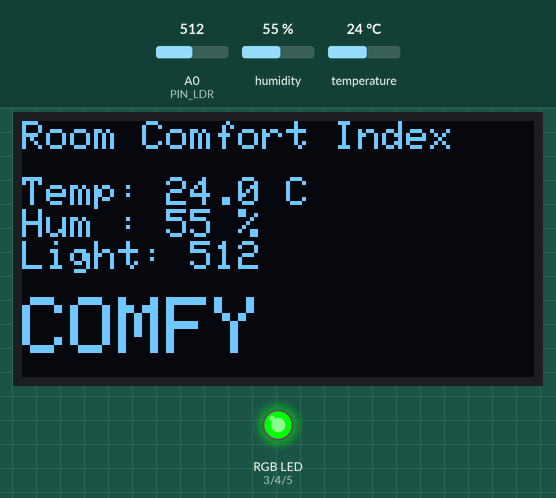
Simulated run of this sketch. Board: Arduino Uno, built with avr-gcc and run on an emulated ATmega328P. Shown: 128×64 one-colour display, an RGB LED mixed from three pins (HIGH = lit). Inputs (shaded band) come from the test bench; at power-on: humidity 55 %, temperature 24 °C, A0 (PIN_LDR) = 512. What the sketch prints to the serial monitor is not drawn.

Above: at 1.9 s.
2.0 s: humidity set to 31 %
At 4.7 s:
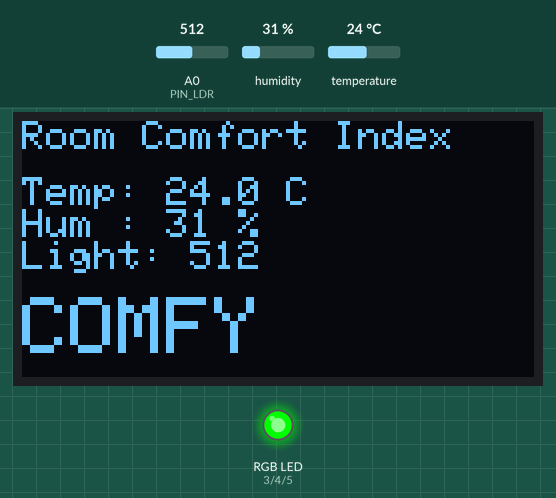
5.5 s: humidity set to 28 %
At 8.2 s:
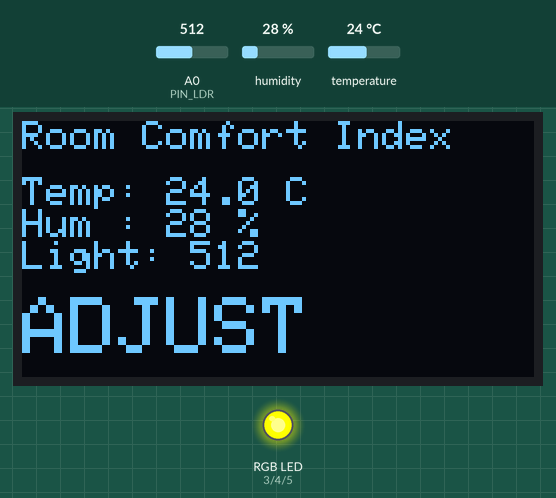
8.5 s: temperature set to 18 °C
At 10.5 s:
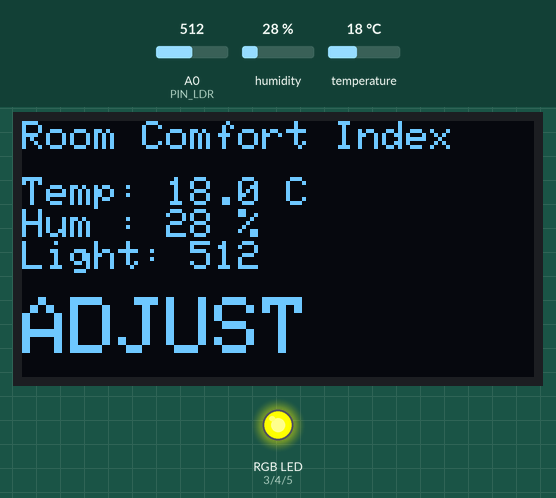
11.5 s: temperature set to 15 °C
At 14.0 s:
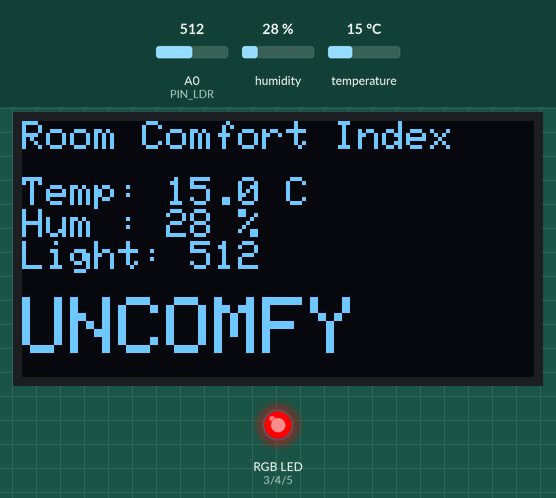
14.5 s: A0 (PIN_LDR) set to 340
At 15.9 s:
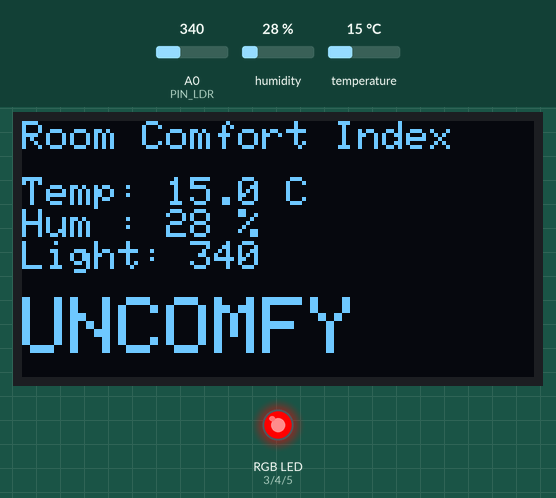
16.5 s: A0 (PIN_LDR) set to 360
At 17.4 s:
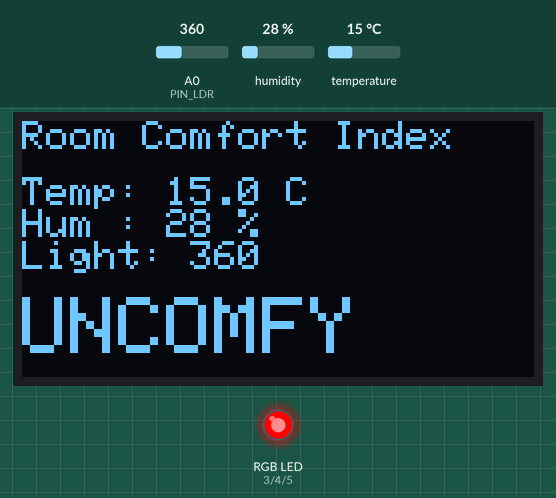
Timing chart, 0 to 19.5 s (numbered marks = the images above; inputs shaded):
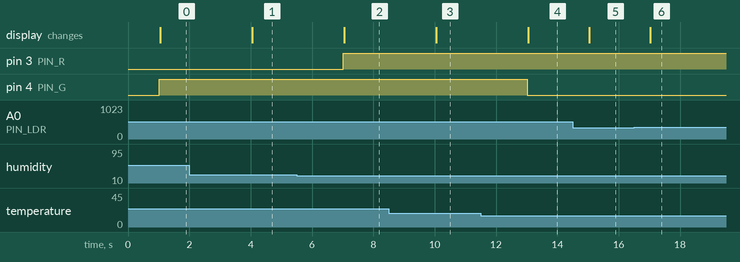

Measured:
- the behaviour switches between 30 and 29 % on humidity (found by bisection; images 1 and 2)
- the behaviour switches between 17 and 16 °C on temperature (found by bisection; images 3 and 4)
- after the input at 2.0 s, the display: changes after 2.1 s (image 1)
- after the input at 5.5 s, pin 3 (PIN_R): LOW → HIGH after 1.5 s; the display: changes after 1.6 s (image 2)
- after the input at 8.5 s, the display: changes after 1.6 s (image 3)
- after the input at 11.5 s, pin 4 (PIN_G): HIGH → LOW after 1.5 s; the display: changes after 1.6 s (image 4)
- after the input at 14.5 s, the display: changes after 0.53 s (image 5)
- after the input at 16.5 s, the display: changes after 0.53 s (image 6)

The sketch:

05_Room_Comfort_Index.ino
```cpp
/*
  Room Comfort Index (DHT11 on D8, LDR on A0, OLED I2C, RGB on D3/D4/D5)
  ----------------------------------------------------------------------
  - Shows Temp (°C), Humidity (%), Light (0..1023) on OLED
  - Computes comfort status:
      COMFY (green), COMFY but DARK (blue), ADJUST (yellow), UNCOMFY (red)
  - Fully student-documented and easy to tweak
*/

#include <Adafruit_GFX.h>
#include <Adafruit_SSD1306.h>
#include <DHT.h>

// -------- Pin Assignments (UPDATED) --------
const int PIN_DHT   = 8;     // DHT11 data now on D8
const int PIN_LDR   = A0;    // LDR AO -> A0
const int PIN_R     = 3;     // RGB Red
const int PIN_G     = 4;     // RGB Green
const int PIN_B     = 5;     // RGB Blue

// -------- Sensor & Display Setup --------
#define DHTTYPE DHT11
DHT dht(PIN_DHT, DHTTYPE);

#define SCREEN_WIDTH 128
#define SCREEN_HEIGHT 64
Adafruit_SSD1306 display(SCREEN_WIDTH, SCREEN_HEIGHT, &Wire, -1); // -1 = no reset pin

// -------- Tunable Thresholds --------
const float COMFY_TEMP_MIN = 20.0;     // °C
const float COMFY_TEMP_MAX = 26.0;     // °C
const float COMFY_HUM_MIN  = 30.0;     // %
const float COMFY_HUM_MAX  = 60.0;     // %
const int   DARK_LIGHT_MAX = 350;      // light <= this => "too dark"
const unsigned long READ_EVERY_MS = 1000; // ms between sensor reads

// -------- RGB helpers (common cathode) --------
void rgbOff()    { digitalWrite(PIN_R, LOW);  digitalWrite(PIN_G, LOW);  digitalWrite(PIN_B, LOW); }
void rgbRed()    { digitalWrite(PIN_R, HIGH); digitalWrite(PIN_G, LOW);  digitalWrite(PIN_B, LOW); }
void rgbGreen()  { digitalWrite(PIN_R, LOW);  digitalWrite(PIN_G, HIGH); digitalWrite(PIN_B, LOW); }
void rgbBlue()   { digitalWrite(PIN_R, LOW);  digitalWrite(PIN_G, LOW);  digitalWrite(PIN_B, HIGH); }
void rgbYellow() { digitalWrite(PIN_R, HIGH); digitalWrite(PIN_G, HIGH); digitalWrite(PIN_B, LOW); }
// For COMMON ANODE LEDs, swap HIGH<->LOW in the five functions above.

void setup() {
  pinMode(PIN_R, OUTPUT);
  pinMode(PIN_G, OUTPUT);
  pinMode(PIN_B, OUTPUT);
  rgbOff();

  Serial.begin(9600);
  dht.begin();

  // OLED init (I2C at 0x3C is common)
  if (!display.begin(SSD1306_SWITCHCAPVCC, 0x3C)) {
    Serial.println(F("SSD1306 allocation failed (screen will stay blank)."));
  }
  display.clearDisplay();
  display.setTextColor(SSD1306_WHITE);
  display.setTextSize(1);
  display.setCursor(0,0);
  display.println(F("Room Comfort Index"));
  display.display();
  delay(700);
}

void loop() {
  static unsigned long lastRead = 0;
  if (millis() - lastRead < READ_EVERY_MS) return;
  lastRead = millis();

  // 1) Read sensors
  float h = dht.readHumidity();
  float t = dht.readTemperature();   // Celsius
  int lightRaw = analogRead(PIN_LDR);

  bool dhtOK = !(isnan(h) || isnan(t));

  // 2) Decide status
  enum Status { COMFY, COMFY_DARK, ADJUST, UNCOMFY, SENSOR_ERROR };
  Status status;

  if (!dhtOK) {
    status = SENSOR_ERROR;
  } else {
    bool tempComfy = (t >= COMFY_TEMP_MIN && t <= COMFY_TEMP_MAX);
    bool humComfy  = (h >= COMFY_HUM_MIN  && h <= COMFY_HUM_MAX);

    if (tempComfy && humComfy) {
      status = (lightRaw <= DARK_LIGHT_MAX) ? COMFY_DARK : COMFY;
    } else {
      bool tempFar = (t < COMFY_TEMP_MIN - 3) || (t > COMFY_TEMP_MAX + 3);
      bool humFar  = (h < COMFY_HUM_MIN  -10) || (h > COMFY_HUM_MAX  +10);
      status = (tempFar || humFar) ? UNCOMFY : ADJUST;
    }
  }

  // 3) RGB LED feedback
  switch (status) {
    case COMFY:       rgbGreen();  break;
    case COMFY_DARK:  rgbBlue();   break;
    case ADJUST:      rgbYellow(); break;
    case UNCOMFY:     rgbRed();    break;
    default:          rgbOff();    break; // SENSOR_ERROR
  }

  // 4) OLED update
  display.clearDisplay();
  display.setTextColor(SSD1306_WHITE);
  display.setTextSize(1);
  display.setCursor(0,0);
  display.println(F("Room Comfort Index"));

  display.setCursor(0,14);
  if (dhtOK) {
    display.print(F("Temp: ")); display.print(t,1); display.println(F(" C"));
    display.print(F("Hum : ")); display.print(h,0); display.println(F(" %"));
  } else {
    display.println(F("Temp/Hum: ERR"));
  }
  display.print(F("Light: ")); display.println(lightRaw);

  display.setCursor(0,44);
  display.setTextSize(2);
  switch (status) {
    case COMFY:       display.println(F("COMFY"));       break;
    case COMFY_DARK:  display.println(F("COMFY-DARK"));  break;
    case ADJUST:      display.println(F("ADJUST"));      break;
    case UNCOMFY:     display.println(F("UNCOMFY"));     break;
    case SENSOR_ERROR:display.println(F("SENSOR ERR"));  break;
  }
  display.display();

  // 5) Serial debug
  Serial.print(F("T=")); Serial.print(t,1);
  Serial.print(F("C  H=")); Serial.print(h,0);
  Serial.print(F("%  L=")); Serial.print(lightRaw);
  Serial.print(F("  Status="));
  switch (status) {
    case COMFY: Serial.println(F("COMFY")); break;
    case COMFY_DARK: Serial.println(F("COMFY_DARK")); break;
    case ADJUST: Serial.println(F("ADJUST")); break;
    case UNCOMFY: Serial.println(F("UNCOMFY")); break;
    default: Serial.println(F("SENSOR_ERR")); break;
  }
}
```
